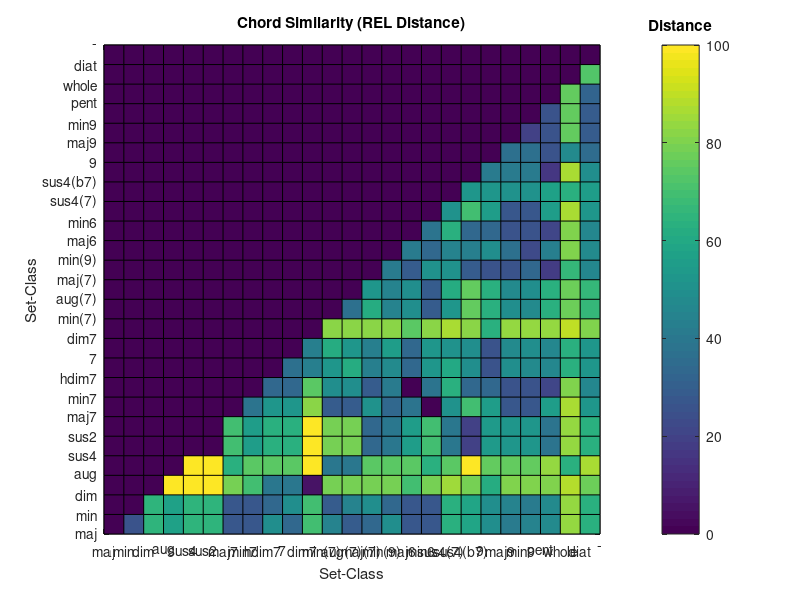

The MATLAB source for this figure:
function table = calcTables()

	load TotalMeasuresPrime
	sets = [25 24 23 26 22 22 57 64 65 66 67 55 56 59 46 64 57 51 61 129 116 117 130 192 276 322];
	table = [];
	for i = 1:length(sets)
		for j = i:length(sets)
			table(i,j) = RELa_prime(sets(i),sets(j));
			%table2(i,j) = RELb_prime(sets(i),sets(j));
			%table3(i,j) = RELc_prime(sets(i),sets(j));
		end
	end

	size(table)
	labels = {'maj';'min';'dim';'aug';'sus4';'sus2';'maj7';'min7';'hdim7';'7';'dim7';'min(7)';'aug(7)';'maj(7)';'min(9)';'maj6';'min6';'sus4(7)';'sus4(b7)';'9';'maj9';'min9';'pent';'whole';'diat';'-';};

	length(sets)
	length(labels)
	figure()
	pcolor(table)
	aux=(1:26);
	set(gca,'xtick',aux);
	set(gca,'ytick',aux);
	%set(gca,'XTickLabel',{'3-11B';'3-11A';'3-10';'3-12';'3-9';'3-9';'4-20';'4-26';'4-27A';'4-27B';'4-28';'4-19A';'4-19B';'4-22A';'4-14A';'4-26';'4-20';'4-16B';'4-23';'5-34';'5-27A';'5-27B';'5-35';'6-35';'7-35';'8-28';});
	set(gca,'XTickLabel',labels);
	set(gca,'YTickLabel',labels);

	

	xlabel('Set-Class'); ylabel('Set-Class'); title('Chord Similarity (REL Distance)');
	h = colorbar;
	title(h,'Distance')
